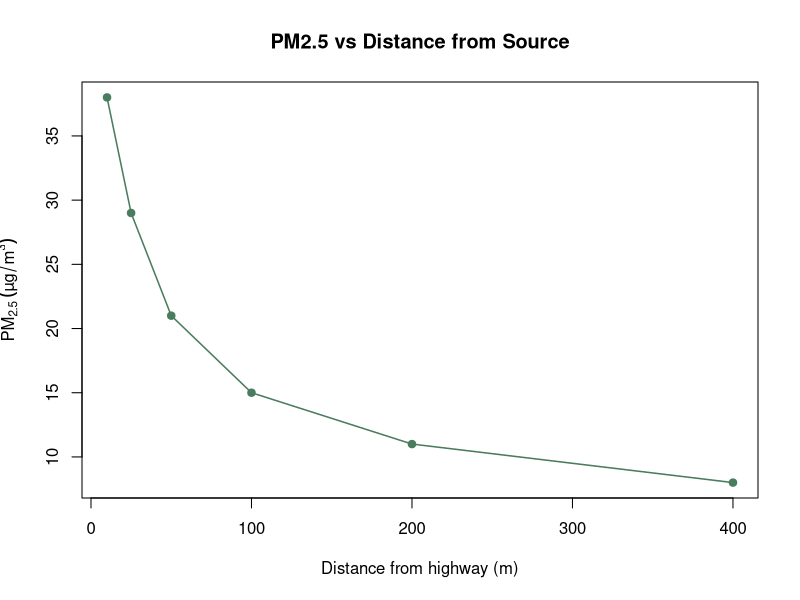
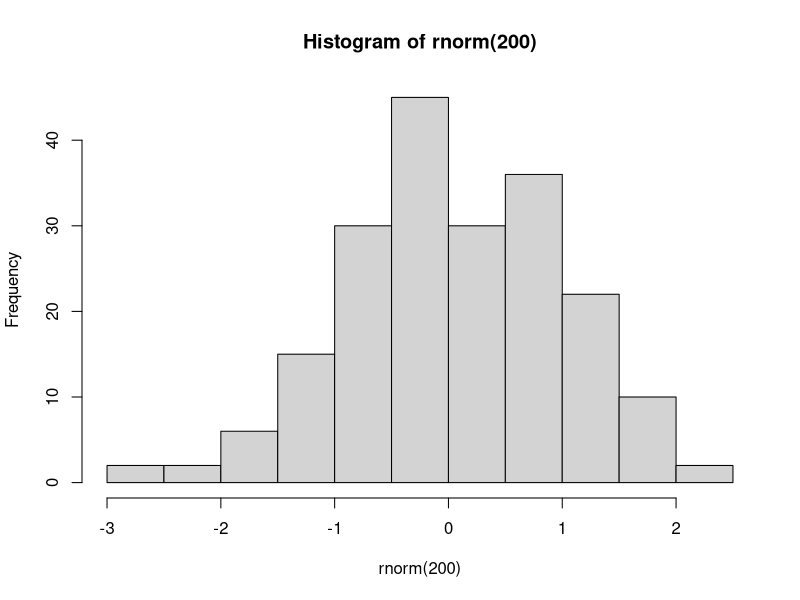
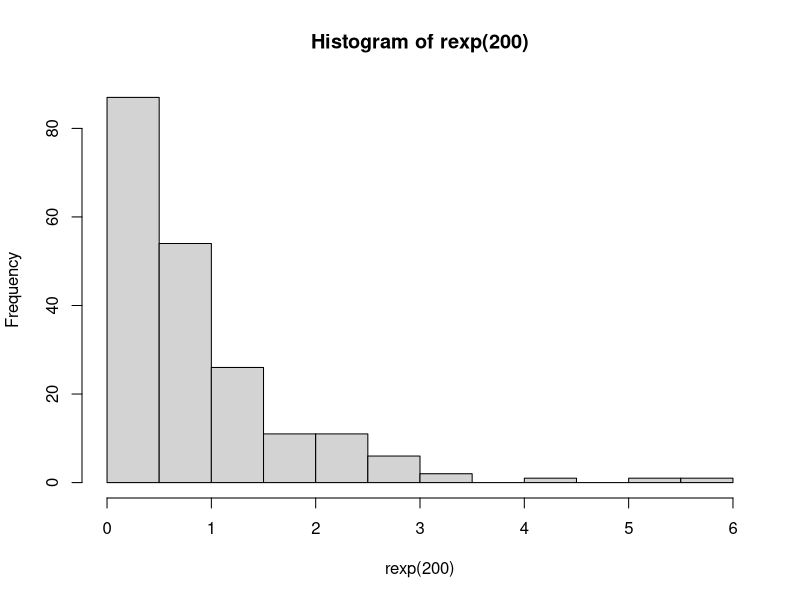
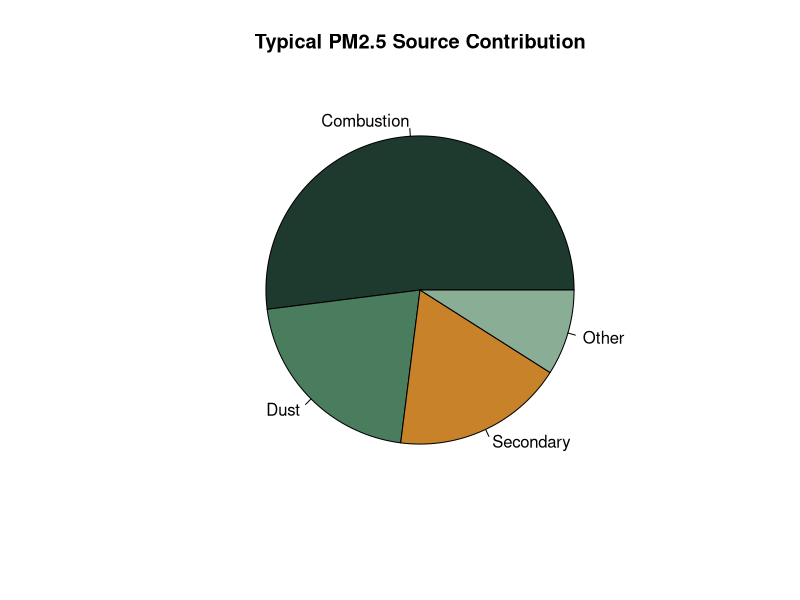

The R script that drew these images, in order:
## ---- chunk 1
knitr::opts_chunk$set(
  echo    = TRUE,
  warning = FALSE,
  message = FALSE,
  fig.width  = 7,
  fig.height = 4
)
library(tibble)
library(knitr)
## ---- chunk 2
# Expressions that print their result automatically
42
c(1, 2, 3)
summary(c(2.1, 3.4, 2.8, 4.1, 3.9))
## ---- chunk 3
x <- 10      # silent — nothing appears below this line
x            # now it prints
(y <- 20)    # wrapping assignment in () also prints
## ---- chunk 4
distance_m  <- c(10, 25, 50, 100, 200, 400)
pm25_ug_m3  <- c(38, 29, 21, 15,  11,   8)

plot(distance_m, pm25_ug_m3,
     xlab = "Distance from highway (m)",
     ylab = expression(PM[2.5] ~ (µg/m^3)),
     pch  = 19, col = "#4a7c5e",
     main = "PM2.5 vs Distance from Source")
lines(distance_m, pm25_ug_m3, col = "#4a7c5e", lwd = 1.5)
## ---- chunk 5
# echo=TRUE (default) — you see this code AND the output below
sqrt(144)
## ---- chunk 6
# echo=FALSE — output appears but code is hidden in the rendered document
sqrt(169)
## ---- chunk 7
# results='hide' — code appears, output is suppressed
sqrt(196)
## ---- chunk 8
# asis (default) — each plot placed immediately where it is produced
hist(rnorm(200))
hist(rexp(200))
## ---- chunk 9
# Re-runs the my-plot chunk; echo=FALSE hides the code this time
## ---- chunk 10
# knitr::kable() generates an HTML table — needs results='asis' to render
# Without it, you'd see raw HTML tags as plain text
knitr::kable(
  data.frame(
    Site    = c("Kern", "Mojave", "Coast"),
    PM2.5   = c(12.1, 8.4, 18.0),
    n       = c(5L, 4L, 6L)
  ),
  caption = "Summary table generated inside a chunk."
)
## ---- chunk 11
pm25_week  <- c(8.2, 11.4, 9.7, 42.3, 10.1, 9.3, 8.8)
n_sites    <- 7
start_date <- as.Date("2024-03-04")
end_date   <- as.Date("2024-03-10")
## ---- chunk 12
x <- 12345.6789

# Too many decimals for prose
x

# Rounded
round(x, 2)

# Formatted with thousands separator
format(x, big.mark = ",", nsmall = 2)

# Scientific notation suppressed
format(1.23e-5, scientific = FALSE, digits = 4)

# Percentage
paste0(round(0.734 * 100, 1), "%")
## ---- chunk 13
# This chunk overrides the global echo=TRUE and fig.width/height
# echo=FALSE because this is a small illustrative plot, not teaching code
pie(c(Combustion = 52, Dust = 21, Secondary = 18, Other = 9),
    col = c("#1e3a2f","#4a7c5e","#c8832a","#8aad96"),
    main = "Typical PM2.5 Source Contribution")
## ---- chunk 14
# This chunk creates the object
site_data <- tibble::tibble(
  site    = c("Kern", "Mojave", "Coast"),
  pm25    = c(12.1, 8.4, 18.0)
)
## ---- chunk 15
# This chunk uses it — works because it comes AFTER the chunk that creates it
site_data
## ---- chunk 16
# sessionInfo()
